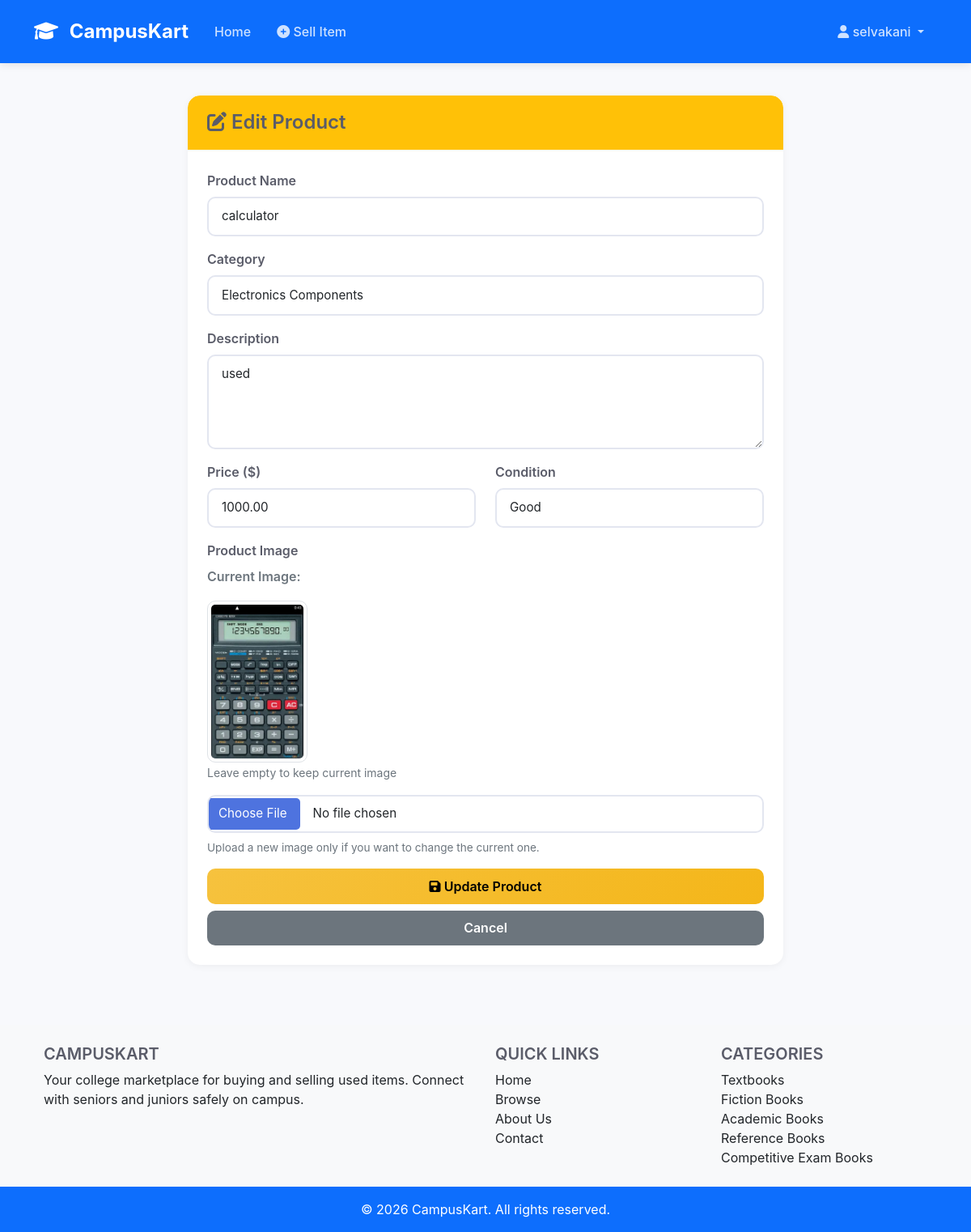
/edit-product/1/ (signed in), run on the app's committed database.
### myapp/models.py (models this page shows, shortened)
class Product(models.Model):
    CONDITION_CHOICES = [
        ('like_new', 'Like New'),
        ('good', 'Good'),
        ('fair', 'Fair'),
        ('poor', 'Poor'),
    ]
    seller = models.ForeignKey(User, on_delete=models.CASCADE, related_name='products')
    category = models.ForeignKey(Category, on_delete=models.SET_NULL, null=True)
    name = models.CharField(max_length=200)
    description = models.TextField()
    price = models.DecimalField(max_digits=10, decimal_places=2)
    condition = models.CharField(max_length=20, choices=CONDITION_CHOICES)
    image = models.ImageField(upload_to='product_images/')
    is_sold = models.BooleanField(default=False)
    created_at = models.DateTimeField(auto_now_add=True)

class Category(models.Model):
    name = models.CharField(max_length=100)
    slug = models.SlugField(unique=True)
    icon = models.CharField(max_length=50, blank=True)
    class Meta:
        verbose_name_plural = "Categories"
    def __str__(self):
        return self.name

### myapp/views.py (the view)
# urls.py: path('edit-product/<int:product_id>/', views.edit_product, name='edit_product'),
@login_required
def edit_product(request, product_id):
    product = get_object_or_404(Product, id=product_id, seller=request.user)
    categories = Category.objects.all()
    if request.method == 'POST':
        form = ProductForm(request.POST, request.FILES, instance=product)
        if form.is_valid():
            form.save()
            messages.success(request, '✅ Product updated successfully!')
            return redirect('my_products')
        else:
            for field, errors in form.errors.items():
                for error in errors:
                    messages.error(request, f'{field}: {error}')
    else:
        form = ProductForm(instance=product)
    return render(request, 'edit_product.html', {
        'form': form,
        'product': product,
        'categories': categories
    })

### myapp/forms.py
class ProductForm(forms.ModelForm):
    class Meta:
        model = Product
        fields = ['name', 'description', 'price', 'condition', 'category', 'image']
        widgets = {
            'name': forms.TextInput(attrs={'class': 'form-control', 'placeholder': 'Enter product name'}),
            'description': forms.Textarea(attrs={'class': 'form-control', 'rows': 4, 'placeholder': 'Describe your product...'}),
            'price': forms.NumberInput(attrs={'class': 'form-control', 'step': '0.01', 'placeholder': '0.00'}),
            'condition': forms.Select(attrs={'class': 'form-control'}),
            'category': forms.Select(attrs={'class': 'form-control'}),
            'image': forms.FileInput(attrs={'class': 'form-control'}),
        }
    def __init__(self, *args, **kwargs):
        super().__init__(*args, **kwargs)
        self.fields['category'].empty_label = "--------- Select Category ---------"
        self.fields['condition'].empty_label = "--------- Select Condition ---------"

### myapp/context_processors.py (called while the page is built)
def categories_processor(request):
    return {
        'all_categories': Category.objects.all()
    }

### myapp/templates/edit_product.html (shortened to what this page needs)
{% extends 'base.html' %}
{% block content %}
<div class="container">
    <div class="row justify-content-center">
        <div class="col-md-8">
            <div class="card">
                <div class="card-header bg-warning">
                    <h4 class="mb-0"><i class="fas fa-edit"></i> Edit Product</h4>
                </div>
                <div class="card-body">
                    <form method="post" enctype="multipart/form-data">
                        <div class="mb-3">
                            <label for="{{ form.name.id_for_label }}" class="form-label">Product Name</label>
                            {{ form.name }}
                        </div>
                        <div class="mb-3">
                            <label for="{{ form.category.id_for_label }}" class="form-label">Category</label>
                            {{ form.category }}
                        </div>
                        <div class="mb-3">
                            <label for="{{ form.description.id_for_label }}" class="form-label">Description</label>
                            {{ form.description }}
                        </div>
                        <div class="row">
                            <div class="col-md-6 mb-3">
                                <label for="{{ form.price.id_for_label }}" class="form-label">Price ($)</label>
                                {{ form.price }}
                            </div>
                            <div class="col-md-6 mb-3">
                                <label for="{{ form.condition.id_for_label }}" class="form-label">Condition</label>
                                {{ form.condition }}
                            </div>
                        </div>
                        <div class="mb-3">
                            <label for="{{ form.image.id_for_label }}" class="form-label">Product Image</label>
                            {% if product.image %}
                                <div class="mb-3">
                                    <label class="form-label text-muted">Current Image:</label>
                                    <div>
                                        <img src="{{ product.image.url }}" alt="Current product image"
                                             class="img-thumbnail" style="max-width: 200px; max-height: 200px;">
                                    </div>
                                    <small class="text-muted">Leave empty to keep current image</small>
                                </div>
                            {% endif %}
                            {{ form.image }}
                            <div class="form-text">Upload a new image only if you want to change the current one.</div>
                        </div>
                        <div class="d-grid gap-2">
                            <button type="submit" class="btn btn-warning">
                                <i class="fas fa-save"></i> Update Product
                            </button>
                            <a href="{% url 'my_products' %}" class="btn btn-secondary">Cancel</a>
                        </div>
                    </form>
                </div>
            </div>
        </div>
    </div>
</div>
{% endblock %}

### myapp/templates/base.html (shortened to what this page needs)
<!DOCTYPE html>
<html lang="en">
<head>
    <link href="https://cdn.jsdelivr.net/npm/bootstrap@5.1.3/dist/css/bootstrap.min.css" rel="stylesheet">
    <link rel="stylesheet" href="https://cdnjs.cloudflare.com/ajax/libs/font-awesome/6.0.0/css/all.min.css">
    {% load static %}
    <link rel="stylesheet" href="{% static 'css/style.css' %}">
</head>
<body>
    <nav class="navbar navbar-expand-lg navbar-dark bg-primary">
        <div class="container">
            <a class="navbar-brand" href="{% url 'index' %}">
                <i class="fas fa-graduation-cap"></i> CampusKart
            </a>
            <div class="collapse navbar-collapse" id="navbarNav">
                <ul class="navbar-nav me-auto">
                    <li class="nav-item">
                        <a class="nav-link" href="{% url 'index' %}">Home</a>
                    </li>
                    {% if user.is_authenticated %}
                        <li class="nav-item">
                            <a class="nav-link" href="{% url 'add_product' %}">
                                <i class="fas fa-plus-circle"></i> Sell Item
                            </a>
                        </li>
                    {% endif %}
                </ul>
                <ul class="navbar-nav">
                    {% if user.is_authenticated %}
                        <li class="nav-item dropdown">
                            <a class="nav-link dropdown-toggle" href="#" id="navbarDropdown" role="button" data-bs-toggle="dropdown">
                                <i class="fas fa-user"></i> {{ user.username }}
                            </a>
                        </li>
                    {% endif %}
                </ul>
            </div>
        </div>
    </nav>
    <main class="py-4">
        {% block content %}{% endblock %}
    </main>
    <footer class="bg-light text-center text-lg-start mt-5">
        <div class="container p-4">
            <div class="row">
                <div class="col-lg-6 col-md-12 mb-4 mb-md-0">
                    <h5 class="text-uppercase">CampusKart</h5>
                    <p>
                        Your college marketplace for buying and selling used items.
                        Connect with seniors and juniors safely on campus.
                    </p>
                </div>
                <div class="col-lg-3 col-md-6 mb-4 mb-md-0">
                    <h5 class="text-uppercase">Quick Links</h5>
                    <ul class="list-unstyled mb-0">
                        <li><a href="{% url 'index' %}" class="text-dark">Home</a></li>
                        <li><a href="{% url 'product_list' %}" class="text-dark">Browse</a></li>
                        <li><a href="#" class="text-dark">About Us</a></li>
                        <li><a href="#" class="text-dark">Contact</a></li>
                    </ul>
                </div>
                <div class="col-lg-3 col-md-6 mb-4 mb-md-0">
                    <h5 class="text-uppercase">Categories</h5>
                    <ul class="list-unstyled mb-0">
                        {% for category in all_categories|slice:":5" %}
                            <li><a href="{% url 'product_list' %}?category={{ category.id }}" class="text-dark">{{ category.name }}</a></li>
                        {% endfor %}
                    </ul>
                </div>
            </div>
        </div>
        <div class="text-center p-3 bg-primary text-white">
            © 2026 CampusKart. All rights reserved.
        </div>
    </footer>
</body>
</html>

### static/css/style.css (style rules this page uses)
:root { --primary-color: #4e73df; --primary-dark: #2e59d9; --secondary-color: #858796; --success-color: #1cc88a; --info-color: #36b9cc; --warning-color: #f6c23e; --danger-color: #e74a3b; --light-color: #f8f9fc; --dark-color: #5a5c69; }
body { font-family: 'Nunito', -apple-system, BlinkMacSystemFont, 'Segoe UI', Roboto, 'Helvetica Neue', Arial, sans-serif; background-color: #f8f9fc; min-height: 100vh; display: flex; flex-direction: column; }
main { flex: 1; }
h1, h2, h3, h4, h5, h6 { font-weight: 600; color: var(--dark-color); }
.navbar { box-shadow: 0 2px 10px rgba(0,0,0,.1); padding: 1rem 0; }
.navbar-brand { font-weight: 700; font-size: 1.5rem; }
.navbar-brand i { margin-right: 8px; }
.navbar-dark .navbar-nav .nav-link { color: rgba(255,255,255,.8); font-weight: 500; padding: 0.5rem 1rem !important; transition: all 0.3s; }
.card { border: none; border-radius: 15px; box-shadow: 0 2px 10px rgba(0,0,0,.05); transition: all 0.3s ease; overflow: hidden; }
.card-header { background: white; border-bottom: 2px solid var(--light-color); font-weight: 600; padding: 1.2rem 1.5rem; }
.card-header:first-child { border-radius: 15px 15px 0 0; }
.card-body { padding: 1.5rem; }
.btn { font-weight: 600; padding: 0.6rem 1.5rem; border-radius: 10px; transition: all 0.3s; border: none; }
.btn-warning { background: linear-gradient(135deg, var(--warning-color), #f4b619); }
.form-control, .form-select { border: 2px solid #e3e6f0; border-radius: 10px; padding: 0.7rem 1rem; font-size: 0.95rem; transition: all 0.3s; }
.form-label { font-weight: 600; color: var(--dark-color); margin-bottom: 0.5rem; }
.form-text { color: #6c757d; font-size: 0.85rem; margin-top: 0.3rem; }
.form-control[type="file"] { padding: 0.5rem; }
footer { background: white; border-top: 2px solid var(--light-color); margin-top: auto; }
footer a { text-decoration: none; transition: all 0.3s; }
.fade-in { animation: fadeIn 0.5s; }

### myapp/templates/edit_product.html (style rules this page uses)
.img-thumbnail { border-radius: 10px; margin-top: 10px; }
.form-text { font-size: 0.85rem; color: #6c757d; }

### data on the page
Product: name "calculator", category "Electronics Components", description "used", price "1000.00", condition "Good", image (picture)
Category: name "Textbooks"
Category: name "Fiction Books"
Category: name "Academic Books"
Category: name "Reference Books"
Category: name "Competitive Exam Books"

### other printed values
{{ user.username }} "selvakani"
